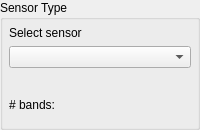
        <widget class="QGroupBox" name="groupBox_2">
         <property name="whatsThis">
          <string>&lt;html&gt;&lt;head/&gt;&lt;body&gt;&lt;p&gt;Originally, the ISD-tool draws spectra according to the model output. If you wish to analyze spectra of how other sensors would have recorded them, you can select one of the available sensors.&lt;/p&gt;&lt;/body&gt;&lt;/html&gt;</string>
         </property>
         <property name="title">
          <string>Sensor Type</string>
         </property>
         <layout class="QVBoxLayout" name="verticalLayout_2">
          <property name="leftMargin">
           <number>6</number>
          </property>
          <property name="topMargin">
           <number>6</number>
          </property>
          <property name="rightMargin">
           <number>6</number>
          </property>
          <property name="bottomMargin">
           <number>6</number>
          </property>
          <item>
           <widget class="QLabel" name="label_8">
            <property name="lineWidth">
             <number>0</number>
            </property>
            <property name="text">
             <string>Select sensor</string>
            </property>
           </widget>
          </item>
          <item>
           <widget class="QComboBox" name="SType_combobox"/>
          </item>
          <item>
           <spacer name="verticalSpacer_5">
            <property name="orientation">
             <enum>Qt::Vertical</enum>
            </property>
            <property name="sizeType">
             <enum>QSizePolicy::Maximum</enum>
            </property>
            <property name="sizeHint" stdset="0">
             <size>
              <width>20</width>
              <height>15</height>
             </size>
            </property>
           </spacer>
          </item>
          <item>
           <widget class="QFrame" name="frame_4">
            <property name="frameShape">
             <enum>QFrame::NoFrame</enum>
            </property>
            <property name="frameShadow">
             <enum>QFrame::Raised</enum>
            </property>
            <property name="lineWidth">
             <number>0</number>
            </property>
            <layout class="QHBoxLayout" name="horizontalLayout_4">
             <property name="leftMargin">
              <number>0</number>
             </property>
             <property name="rightMargin">
              <number>0</number>
             </property>
             <property name="bottomMargin">
              <number>9</number>
             </property>
             <item>
              <widget class="QLabel" name="label_10">
               <property name="lineWidth">
                <number>0</number>
               </property>
               <property name="text">
                <string># bands:</string>
               </property>
              </widget>
             </item>
             <item>
              <widget class="QLabel" name="lblNoBands">
               <property name="font">
                <font>
                 <weight>75</weight>
                 <bold>true</bold>
                </font>
               </property>
               <property name="text">
                <string/>
               </property>
               <property name="alignment">
                <set>Qt::AlignRight|Qt::AlignTrailing|Qt::AlignVCenter</set>
               </property>
              </widget>
             </item>
            </layout>
           </widget>
          </item>
         </layout>
        </widget>
